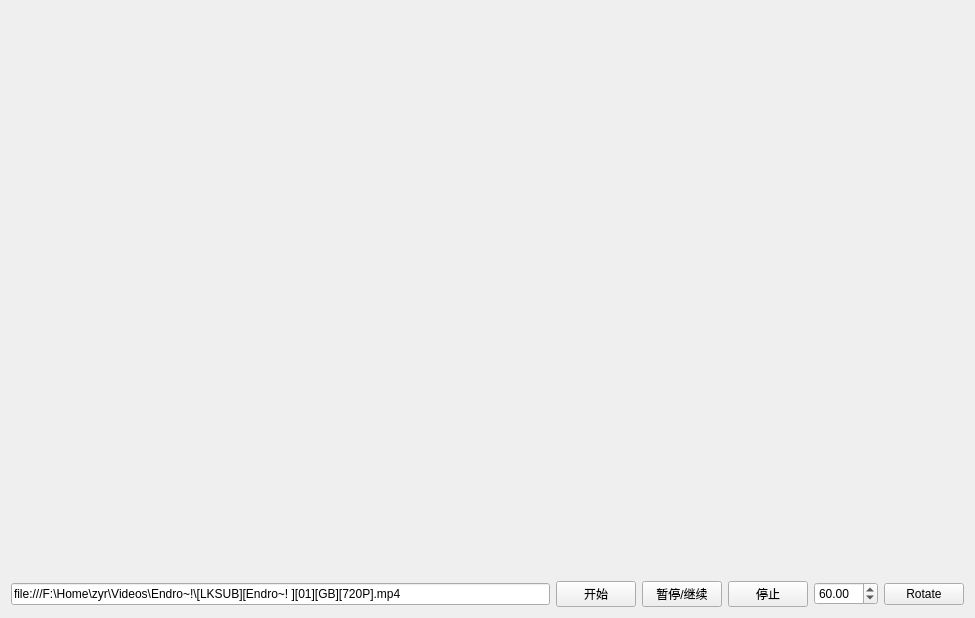
<?xml version="1.0" encoding="UTF-8"?>
<ui version="4.0">
 <class>Widget</class>
 <widget class="QWidget" name="Widget">
  <property name="geometry">
   <rect>
    <x>0</x>
    <y>0</y>
    <width>975</width>
    <height>618</height>
   </rect>
  </property>
  <property name="windowTitle">
   <string>Widget</string>
  </property>
  <layout class="QHBoxLayout" name="horizontalLayout_2">
   <item>
    <layout class="QVBoxLayout" name="verticalLayout" stretch="1,0">
     <item>
      <widget class="VlcPlayerWidget" name="widget" native="true"/>
     </item>
     <item>
      <layout class="QHBoxLayout" name="horizontalLayout">
       <item>
        <widget class="QLineEdit" name="lineEdit">
         <property name="text">
          <string>file:///F:\Home\zyr\Videos\Endro~!\[LKSUB][Endro~! ][01][GB][720P].mp4</string>
         </property>
        </widget>
       </item>
       <item>
        <widget class="QPushButton" name="pushButton">
         <property name="focusPolicy">
          <enum>Qt::TabFocus</enum>
         </property>
         <property name="text">
          <string>开始</string>
         </property>
        </widget>
       </item>
       <item>
        <widget class="QPushButton" name="pushButton_2">
         <property name="text">
          <string>暂停/继续</string>
         </property>
        </widget>
       </item>
       <item>
        <widget class="QPushButton" name="pushButton_3">
         <property name="text">
          <string>停止</string>
         </property>
        </widget>
       </item>
       <item>
        <widget class="QDoubleSpinBox" name="doubleSpinBox">
         <property name="maximum">
          <double>360.000000000000000</double>
         </property>
         <property name="value">
          <double>60.000000000000000</double>
         </property>
        </widget>
       </item>
       <item>
        <widget class="QPushButton" name="pushButton_4">
         <property name="text">
          <string>Rotate</string>
         </property>
        </widget>
       </item>
      </layout>
     </item>
    </layout>
   </item>
  </layout>
 </widget>
 <layoutdefault spacing="6" margin="11"/>
 <customwidgets>
  <customwidget>
   <class>VlcPlayerWidget</class>
   <extends>QWidget</extends>
   <header>vlcplayerwidget.h</header>
   <container>1</container>
  </customwidget>
 </customwidgets>
 <resources/>
 <connections/>
</ui>
